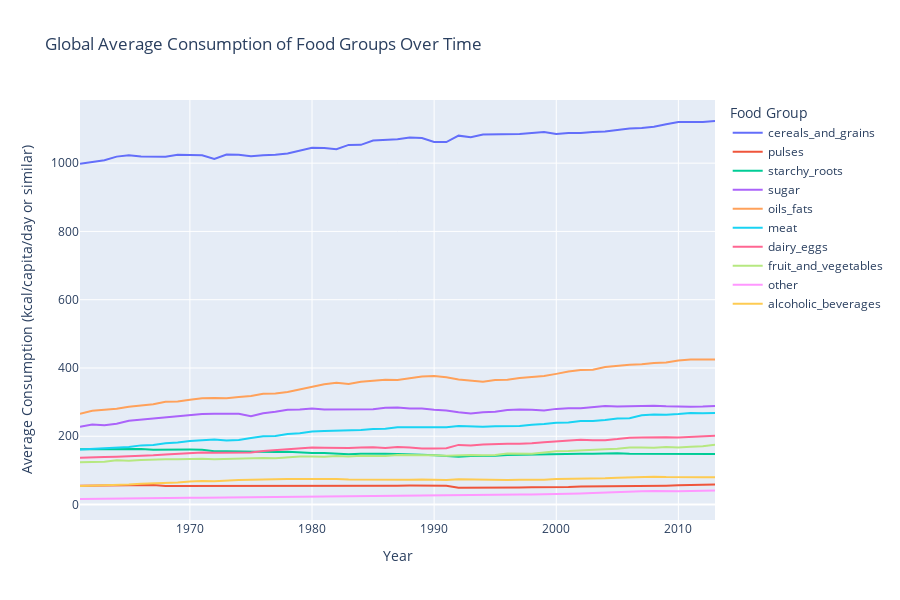

The code cell stored with this chart in its notebook:
### Markdown cell above
## 3. Global Dietary Trends

### Code cell
# Calculate global average consumption per year
food_cols = [col for col in df.columns if col not in ['entity', 'year', 'Year_Int']]
global_trends = df.groupby('Year_Int')[food_cols].mean().reset_index()

# Melt for plotting
global_melted = global_trends.melt(id_vars='Year_Int', var_name='Food Group', value_name='Consumption')

# Line chart
fig = px.line(global_melted, x='Year_Int', y='Consumption', color='Food Group',
              title='Global Average Consumption of Food Groups Over Time',
              labels={'Year_Int': 'Year', 'Consumption': 'Average Consumption (kcal/capita/day or similar)'})
fig.update_layout(height=600, hovermode='x unified')
fig.show()
